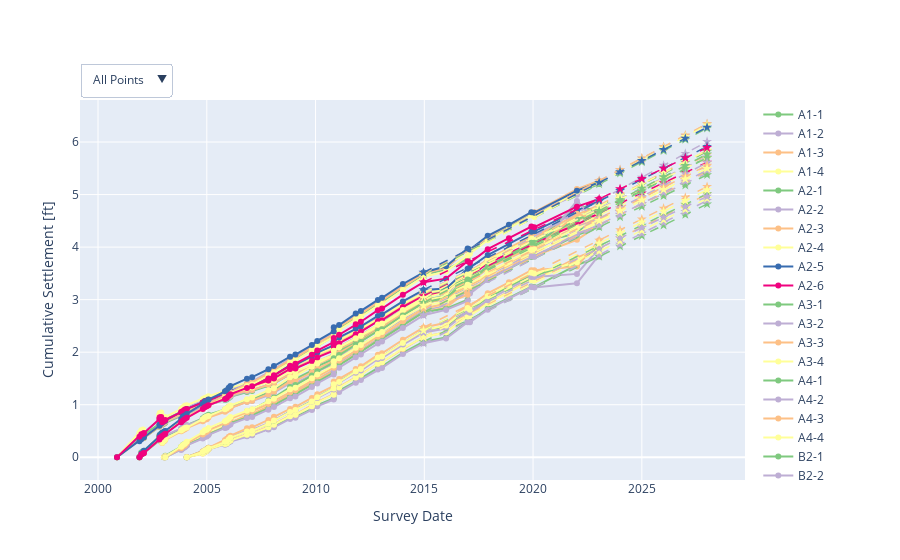

Notebook code for this chart:
### Code cell
# Plot Cumulative Settlement
df = settlement #change based on dataframe to plot

# Identify the groupings based on the pod
maps = {'A1':['A1-1', 'A1-2', 'A1-3', 'A1-4'],
        'A2':['A2-1', 'A2-2', 'A2-3', 'A2-4', 'A2-5','A2-6'],
        'A3':['A3-1', 'A3-2', 'A3-3', 'A3-4'],
        'A4':['A4-1', 'A4-2', 'A4-3', 'A4-4'],
       'B1':['B1-1', 'B1-2', 'B1-3', 'B1-4'],
        'B2':['B2-1', 'B2-2', 'B2-3', 'B2-4', 'B2-5','B2-6'],
        'B3':['B3-1', 'B3-2', 'B3-3', 'B3-4'],
        'B4':['B4-1', 'B4-2', 'B4-3', 'B4-4'],}

# column: color
color_dict = {
    'A1-1': '#7fc97f', 'A1-2': '#beaed4', 'A1-3': '#fdc086', 'A1-4': '#ffff99',
    'A2-1': '#7fc97f', 'A2-2': '#beaed4', 'A2-3': '#fdc086', 'A2-4': '#ffff99', 'A2-5': '#386cb0','A2-6': '#f0027f',
    'A3-1': '#7fc97f', 'A3-2': '#beaed4', 'A3-3': '#fdc086', 'A3-4': '#ffff99',
    'A4-1': '#7fc97f', 'A4-2': '#beaed4', 'A4-3': '#fdc086', 'A4-4': '#ffff99',
    'B1-1': '#7fc97f', 'B1-2': '#beaed4', 'B1-3': '#fdc086', 'B1-4': '#ffff99',
    'B2-1': '#7fc97f', 'B2-2': '#beaed4', 'B2-3': '#fdc086', 'B2-4': '#ffff99', 'B2-5': '#386cb0','B2-6': '#f0027f',
    'B3-1': '#7fc97f', 'B3-2': '#beaed4', 'B3-3': '#fdc086', 'B3-4': '#ffff99',
    'B4-1': '#7fc97f', 'B4-2': '#beaed4', 'B4-3': '#fdc086', 'B4-4': '#ffff99'
}

color = settlement.columns.map(color_dict)

# plotly figure
fig = go.Figure()

for column in df:
        fig.add_trace(go.Scatter(
            x=df.index,
            y=df[column],
            name= column,
            mode = 'lines+markers',
            marker_color = color_dict[column]
        ))

for column in settlementProj:
        fig.add_trace(go.Scatter(
            x=settlementProj.index,
            y=settlementProj[column],
            name= column + ' Projection',
            mode = 'lines+markers',
            marker_color = color_dict[column],
            line = dict(
                width = 1.5,
                dash = 'dash'),
            marker = dict(
                size=7.5,
                symbol='star'),
        ))
        
fig.update_layout(xaxis_title="Survey Date",
                 yaxis_title="Cumulative Settlement [ft]")

# groups and trace visibilities
group = []
vis = []
visList = []
for m in maps.keys():
    for col in df.columns:
        if col in maps[m]:
            vis.append(True)
        else:
            vis.append(False)
    group.append(m)
    visList.append(vis)
    vis = []

# buttons for each group
buttons = []
for i, g in enumerate(group):
    button =  dict(label=g,
                   method = 'restyle',
                    args = ['visible',visList[i]])
    buttons.append(button)

# buttons
buttons = [{'label': 'All Points',
                 'method': 'restyle',
                 'args': ['visible', [True, True, True, True, True, True]]}] + buttons

               

# update layout with buttons                       
fig.update_layout(
    updatemenus=[
        dict(
        type="dropdown",
        direction="down",
        buttons = buttons,
            pad={"r": 10, "t": 10},
            showactive=True,
            x=0.0,
            xanchor="left",
            y=1.01,
            yanchor="bottom")
    ],
)

#fig.write_html("C:/Users/RDCRLWKR/Documents/Active Projects/South Pole Foundation/Technical/Figures/settlement.html")
fig.show()
